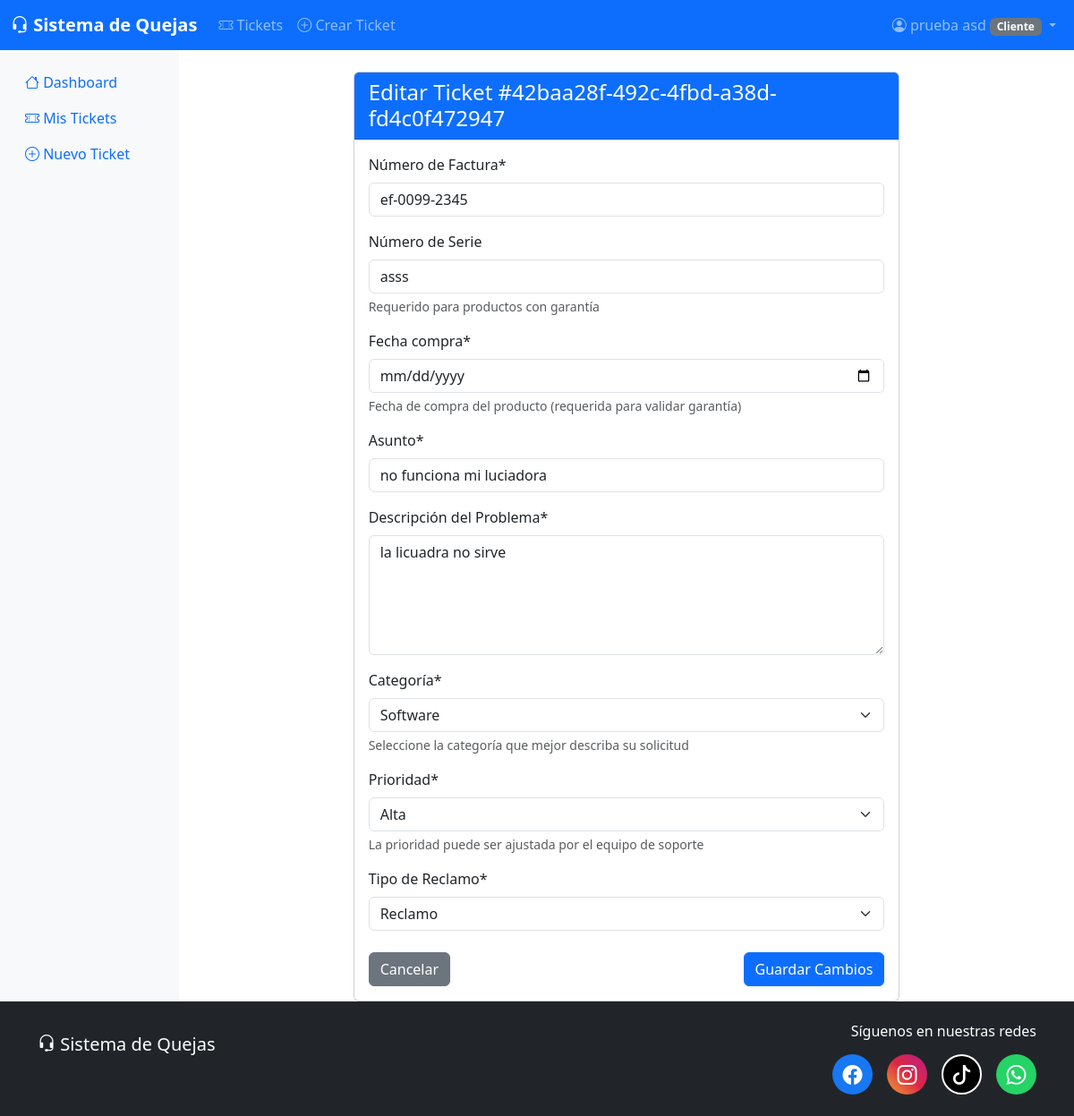
/tickets/editar/42baa28f-492c-4fbd-a38d-fd4c0f472947/ (signed in), run on the app's committed database.
### accounts/models.py (models this page shows, shortened)
class Usuario(AbstractUser):
    ROLES = [
        ('cliente', 'Cliente'),
        ('empleado', 'Empleado'),  # Mantenido por compatibilidad
        ('soporte', 'Soporte (Agente de Atención)'),
        ('soporte_tecnico', 'Soporte Técnico'),
        ('superadmin', 'Superadministrador'),
    ]
    ESTADOS = [
        ('activo', 'Activo'),
        ('inactivo', 'Inactivo'),
    ]
    id = models.UUIDField(primary_key=True, default=uuid.uuid4, editable=False)
    telefono = models.CharField(max_length=20, blank=True, null=True, verbose_name='Teléfono')
    fecha_nacimiento = models.DateField(blank=True, null=True, verbose_name='Fecha de Nacimiento')
    direccion = models.TextField(blank=True, null=True, verbose_name='Dirección')
    rol = models.CharField(max_length=20, choices=ROLES, default='cliente', verbose_name='Rol')
    estado = models.CharField(max_length=10, choices=ESTADOS, default='activo', verbose_name='Estado')
    especialidad = models.CharField(max_length=100, blank=True, null=True, verbose_name='Especialidad',
                                  help_text='Para técnicos: área de especialización')
    max_tickets_simultaneos = models.PositiveIntegerField(default=10, verbose_name='Máximo tickets simultáneos',
                                                        help_text='Límite de tickets activos que puede manejar')
    recibir_notificaciones = models.BooleanField(default=True, verbose_name='Recibir notificaciones por email')
    es_vip = models.BooleanField(default=False, verbose_name='Cliente VIP',
                                 help_text='Marca al cliente como VIP para atención prioritaria')
    tiene_restricciones = models.BooleanField(default=False, verbose_name='Tiene restricciones',
                                              help_text='Marca al cliente con restricciones por fraude o abuso')
    notas_internas = models.TextField(blank=True, null=True, verbose_name='Notas internas',
                                      help_text='Notas visibles solo para empleados y administradores')
    motivo_restriccion = models.TextField(blank=True, null=True, verbose_name='Motivo de restricción',
                                           help_text='Razón por la cual el cliente tiene restricciones')
    fecha_restriccion = models.DateTimeField(blank=True, null=True, verbose_name='Fecha de restricción')
    ultima_actividad = models.DateTimeField(blank=True, null=True, verbose_name='Última actividad')
    motivo_desactivacion = models.TextField(blank=True, null=True, verbose_name='Motivo de desactivación')
    fecha_desactivacion = models.DateTimeField(blank=True, null=True, verbose_name='Fecha de desactivación')
    desactivado_por = models.ForeignKey('self', on_delete=models.SET_NULL, null=True, blank=True,
                                       related_name='usuarios_desactivados', verbose_name='Desactivado por')
    created_at = models.DateTimeField(auto_now_add=True, verbose_name='Fecha de Creación')
    updated_at = models.DateTimeField(auto_now=True, verbose_name='Fecha de Actualización')
    objects = UsuarioManager()
    class Meta:
        db_table = 'usuarios'
        verbose_name = 'Usuario'
        verbose_name_plural = 'Usuarios'
    def es_cliente(self):
        return self.rol == 'cliente'
    def es_soporte(self):
        return self.rol == 'soporte'
    def es_soporte_tecnico(self):
        return self.rol == 'soporte_tecnico'
    def es_superadmin(self):
        return self.rol == 'superadmin'
    def puede_gestionar_tickets(self):
        return self.rol in ['empleado', 'soporte', 'soporte_tecnico', 'superadmin']
    def get_dashboard_url(self):
        from django.urls import reverse
        if self.es_superadmin():
            return reverse('accounts:dashboard_superadmin')
        elif self.es_soporte():
            return reverse('accounts:dashboard_soporte')
        elif self.es_soporte_tecnico():
            return reverse('accounts:dashboard_tecnico')
        elif self.es_cliente():
            return reverse('accounts:dashboard_cliente')
        else:
            return reverse('accounts:dashboard_empleado')

### tickets/models.py (models this page shows, shortened)
class Ticket(models.Model):
    ESTADOS = [
        ('abierto', 'Abierto'),
        ('en_revision', 'En Revisión'),
        ('aceptado', 'Aceptado'),
        ('rechazado', 'Rechazado'),
        ('en_reparacion', 'En Reparación'),
        ('en_espera_cliente', 'En Espera del Cliente'),
        ('resuelto', 'Resuelto'),
        ('cerrado', 'Cerrado'),
    ]
    PRIORIDADES = [
        ('baja', 'Baja'),
        ('media', 'Media'),
        ('alta', 'Alta'),
        ('critica', 'Crítica'),
    ]
    TIPOS_RECLAMO = [
        ('garantia', 'Garantía'),
        ('reclamo', 'Reclamo'),
        ('consulta', 'Consulta'),
        ('devolucion', 'Devolución'),
    ]
    id = models.UUIDField(primary_key=True, default=uuid.uuid4, editable=False)
    numero_factura = models.CharField(max_length=50, verbose_name='Número de Factura')
    numero_serie = models.CharField(max_length=100, blank=True, null=True, verbose_name='Número de Serie')
    fecha_compra = models.DateField(blank=True, null=True, verbose_name='Fecha de Compra')
    asunto = models.CharField(max_length=200, verbose_name='Asunto')
    descripcion = models.TextField(verbose_name='Descripción del Problema')
    categoria = models.ForeignKey(Categoria, on_delete=models.PROTECT, verbose_name='Categoría')
    prioridad = models.CharField(max_length=10, choices=PRIORIDADES, default='media', verbose_name='Prioridad')
    tipo_reclamo = models.CharField(max_length=20, choices=TIPOS_RECLAMO, default='reclamo', verbose_name='Tipo de Reclamo')
    estado = models.CharField(max_length=20, choices=ESTADOS, default='abierto', verbose_name='Estado')
    cliente = models.ForeignKey(User, on_delete=models.CASCADE, related_name='tickets_creados', verbose_name='Cliente')
    agente = models.ForeignKey(User, on_delete=models.SET_NULL, null=True, blank=True,
                              related_name='tickets_asignados', verbose_name='Agente Asignado',
                              limit_choices_to={'rol__in': ['soporte', 'empleado']})
    tecnico = models.ForeignKey(User, on_delete=models.SET_NULL, null=True, blank=True,
                               related_name='tickets_tecnicos', verbose_name='Técnico Asignado',
                               limit_choices_to={'rol': 'soporte_tecnico'})
    garantia_vigente = models.BooleanField(default=False, verbose_name='Garantía Vigente')
    fecha_vencimiento_garantia = models.DateField(blank=True, null=True, verbose_name='Fecha Vencimiento Garantía')
    motivo_rechazo = models.TextField(blank=True, null=True, verbose_name='Motivo de Rechazo')
    created_at = models.DateTimeField(auto_now_add=True, verbose_name='Fecha de Creación')
    updated_at = models.DateTimeField(auto_now=True, verbose_name='Fecha de Actualización')
    fecha_asignacion = models.DateTimeField(blank=True, null=True, verbose_name='Fecha de Asignación')
    fecha_primera_respuesta = models.DateTimeField(blank=True, null=True, verbose_name='Fecha Primera Respuesta')
    fecha_resolucion = models.DateTimeField(blank=True, null=True, verbose_name='Fecha de Resolución')
    closed_at = models.DateTimeField(blank=True, null=True, verbose_name='Fecha de Cierre')
    tiempo_respuesta_horas = models.PositiveIntegerField(blank=True, null=True, verbose_name='Tiempo de Respuesta (horas)')
    tiempo_resolucion_horas = models.PositiveIntegerField(blank=True, null=True, verbose_name='Tiempo de Resolución (horas)')
    objects = TicketManager()
    class Meta:
        verbose_name = 'Ticket'
        verbose_name_plural = 'Tickets'
        ordering = ['-created_at']
        indexes = [
            models.Index(fields=['estado']),
            models.Index(fields=['prioridad']),
            models.Index(fields=['cliente']),
            models.Index(fields=['agente']),
            models.Index(fields=['tecnico']),
            models.Index(fields=['created_at']),
            models.Index(fields=['numero_factura']),
            models.Index(fields=['numero_serie']),
        ]

### tickets/views.py (the view)
# urls.py: path("editar/<uuid:id>/", views.editar_ticket, name="editar"),
@login_required
def editar_ticket(request, id):
    ticket = get_object_or_404(Ticket, id=id)
    if request.method == 'POST':
        form = TicketForm(request.POST, instance=ticket)
        if form.is_valid():
            form.save()
            return redirect('tickets:detalle_ticket', ticket_id=ticket.id)
    else:
        form = TicketForm(instance=ticket)
    return render(request, 'tickets/editar_ticket.html', {'form': form, 'ticket': ticket})

### tickets/models.py (called while the page is built)
    def activas(self):
        return self.filter(activa=True)

    def __str__(self):
        return self.nombre

### templates/tickets/editar_ticket.html (shortened to what this page needs)
{% extends 'base.html' %}
{% load crispy_forms_tags %}
{% block content %}
<div class="container mt-4">
    <div class="row">
        <div class="col-md-8 offset-md-2">
            <div class="card">
                <div class="card-header bg-primary text-white">
                    <h4 class="mb-0">
                         Editar Ticket #{{ ticket.id|slice:":8" }}
                    </h4>
                </div>
                <div class="card-body">
                    <form method="post" enctype="multipart/form-data">
                        {{ form|crispy }}
                        <div class="d-flex justify-content-between mt-4">
                            <a href="{% url 'tickets:detalle_ticket' ticket.id %}" class="btn btn-secondary">
                                 Cancelar
                            </a>
                            <button type="submit" class="btn btn-primary">
                                 Guardar Cambios
                            </button>
                        </div>
                    </form>
                </div>
            </div>
        </div>
    </div>
</div>
{% endblock %}

### templates/base.html (shortened to what this page needs)
<!DOCTYPE html>
<html lang="es">
<head>
    <link href="https://cdn.jsdelivr.net/npm/bootstrap@5.3.0/dist/css/bootstrap.min.css" rel="stylesheet">
    <link href="https://cdn.jsdelivr.net/npm/bootstrap-icons@1.10.0/font/bootstrap-icons.css" rel="stylesheet">
</head>
<body>
<nav class="navbar navbar-expand-lg navbar-dark bg-primary">
    <div class="container-fluid">
        <a class="navbar-brand" href="{% if user.is_authenticated %}{{ user.get_dashboard_url }}{% else %}{% url 'accounts:iniciar_sesion' %}{% endif %}">
            <i class="bi bi-headset"></i> Sistema de Quejas
        </a>
        <div class="collapse navbar-collapse" id="navbarNav">
            {% if user.is_authenticated %}
            <ul class="navbar-nav me-auto">
                <li class="nav-item">
                    <a class="nav-link" href="{% url 'tickets:listar_tickets' %}">
                        <i class="bi bi-ticket-perforated"></i> Tickets
                    </a>
                </li>
                {% if user.es_cliente %}
                <li class="nav-item">
                    <a class="nav-link" href="{% url 'tickets:crear_ticket' %}">
                        <i class="bi bi-plus-circle"></i> Crear Ticket
                    </a>
                </li>
                {% endif %}
            </ul>
            <ul class="navbar-nav">
                <li class="nav-item dropdown">
                    <a class="nav-link dropdown-toggle" href="#" role="button" data-bs-toggle="dropdown">
                        <i class="bi bi-person-circle"></i> {{ user.get_full_name|default:user.username }}
                        <span class="badge bg-secondary">{{ user.get_rol_display }}</span>
                    </a>
                </li>
            </ul>
            {% endif %}
        </div>
    </div>
</nav>
<div class="container-fluid">
    <div class="row">
        {% if user.is_authenticated %}
        <nav class="col-md-3 col-lg-2 d-md-block sidebar collapse">
            <div class="position-sticky pt-3">
                <ul class="nav flex-column">
                    <li class="nav-item">
                        <a class="nav-link {% if 'dashboard' in request.resolver_match.url_name %}active{% endif %}" href="{{ user.get_dashboard_url }}">
                            <i class="bi bi-house"></i> Dashboard
                        </a>
                    </li>
                    <li class="nav-item">
                        <a class="nav-link {% if 'listar_tickets' in request.resolver_match.url_name %}active{% endif %}" href="{% url 'tickets:listar_tickets' %}">
                            <i class="bi bi-ticket-perforated"></i>
                            {% if user.es_cliente %}Mis Tickets{% else %}Tickets{% endif %}
                        </a>
                    </li>
                    {% if user.es_cliente %}
                    <li class="nav-item">
                        <a class="nav-link {% if 'crear_ticket' in request.resolver_match.url_name %}active{% endif %}" href="{% url 'tickets:crear_ticket' %}">
                            <i class="bi bi-plus-circle"></i> Nuevo Ticket
                        </a>
                    </li>
                    {% endif %}
                </ul>
            </div>
        </nav>
        <main class="col-md-9 ms-sm-auto col-lg-10 px-md-4">
        {% else %}
        <main class="col-12">
        {% endif %}
            {% block content %}{% endblock %}
        </main>
    </div>
</div>
<footer class="footer mt-auto py-4 bg-dark text-white">
    <div class="container">
        <div class="row align-items-center">
            <div class="col-md-6 text-center text-md-start mb-3 mb-md-0">
                <h5 class="mb-2">
                    <i class="bi bi-headset"></i> Sistema de Quejas
                </h5>
                <p class="mb-0 text-muted">&copy; {{ year|default:2025 }} Todos los derechos reservados</p>
            </div>
            <div class="col-md-6 text-center text-md-end">
                <h6 class="mb-3">Síguenos en nuestras redes</h6>
                <div class="social-media-links d-flex justify-content-center justify-content-md-end gap-3">
                    <a href="https://www.facebook.com/" target="_blank" rel="noopener noreferrer" class="social-icon facebook" title="Facebook">
                        <i class="bi bi-facebook"></i>
                    </a>
                    <a href="https://www.instagram.com/" target="_blank" rel="noopener noreferrer" class="social-icon instagram" title="Instagram">
                        <i class="bi bi-instagram"></i>
                    </a>
                    <a href="https://www.tiktok.com/" target="_blank" rel="noopener noreferrer" class="social-icon tiktok" title="TikTok">
                        <i class="bi bi-tiktok"></i>
                    </a>
                    <a href="https://wa.me/50240066661" target="_blank" rel="noopener noreferrer" class="social-icon whatsapp" title="WhatsApp">
                        <i class="bi bi-whatsapp"></i>
                    </a>
                </div>
            </div>
        </div>
    </div>
</footer>

### templates/base.html (style rules this page uses)
.sidebar { min-height: 100vh; background-color: #f8f9fa; }
.navbar-brand { font-weight: bold; }
.footer { background: #212529 !important; }
.social-media-links { display: flex; gap: 15px; }
.social-icon { width: 45px; height: 45px; display: flex; align-items: center; justify-content: center; border-radius: 50%; color: white; font-size: 22px; transition: all 0.3s ease; text-decoration: none; }
.social-icon.facebook { background: #1877F2; }
.social-icon.instagram { background: linear-gradient(45deg, #f09433 0%, #e6683c 25%, #dc2743 50%, #cc2366 75%, #bc1888 100%); }
.social-icon.tiktok { background: #000000; border: 2px solid white; }
.social-icon.whatsapp { background: #25D366; }

### data on the page
Usuario: get_full_name "prueba asd", rol "Cliente"
Ticket: id "42baa28f-492c-4fbd-a38d-fd4c0f472947", numero_factura "ef-0099-2345", numero_serie "asss", asunto "no funciona mi luciadora", descripcion "la licuadra no sirve", categoria "Software", prioridad "Alta", tipo_reclamo "Reclamo"
